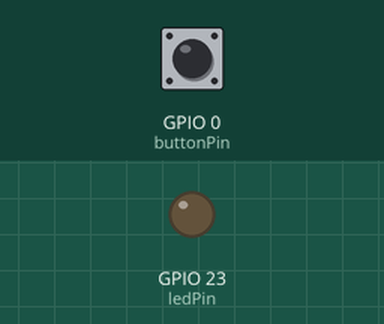
Recording of a program running on a simulated ESP32. Shown: output pins drawn as LEDs (lit = HIGH). The inputs (shaded band) are chosen by the test bench; at power-on: GPIO 0 (buttonPin) HIGH.

Above: at 1.2 s.
1.3 s: GPIO 0 (buttonPin) pulled LOW for 0.15 s
At 2.4 s:
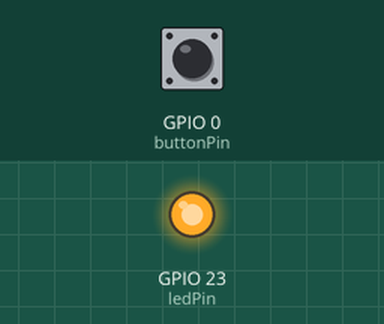
2.9 s: GPIO 0 (buttonPin) pulled LOW for 1 s
At 3.7 s:
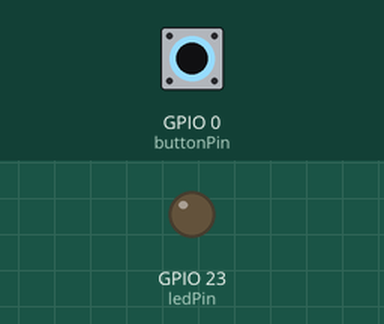
5.4 s: GPIO 0 (buttonPin) pulled LOW for 3.2 s
At 6.8 s:
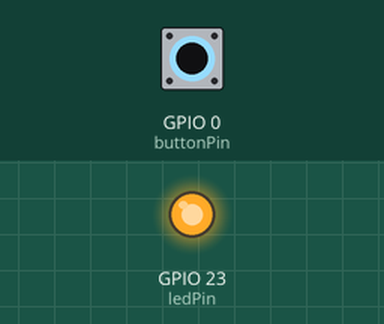
Timing chart, 0 to 8.4 s (numbered marks = the images above; inputs shaded):
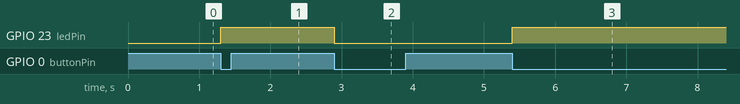

Measured:
- after the input at 1.3 s, GPIO 23 (ledPin): LOW → HIGH at once
- after the input at 2.9 s, GPIO 23 (ledPin): HIGH → LOW at once
- after the input at 5.4 s, GPIO 23 (ledPin): LOW → HIGH at once

The program:

main.cpp
```cpp
#include <Arduino.h>

const int buttonPin = 0;  // Chân nút nhấn kết nối với chân GPIO 2
const int ledPin = 23;    // Chân đèn LED kết nối với chân GPIO 13

volatile bool buttonPressed = false;

void IRAM_ATTR handleInterrupt() {
  buttonPressed = true;
}

void setup() {
  pinMode(buttonPin, INPUT);
  pinMode(ledPin, OUTPUT);

  attachInterrupt(digitalPinToInterrupt(buttonPin), handleInterrupt, FALLING);
}

void loop() {
  if (buttonPressed) {
    digitalWrite(ledPin, !digitalRead(ledPin));  // Đảo trạng thái đèn LED
    buttonPressed = false;
  }
  // Thêm các tác vụ khác trong vòng lặp chính nếu cần
}
```
